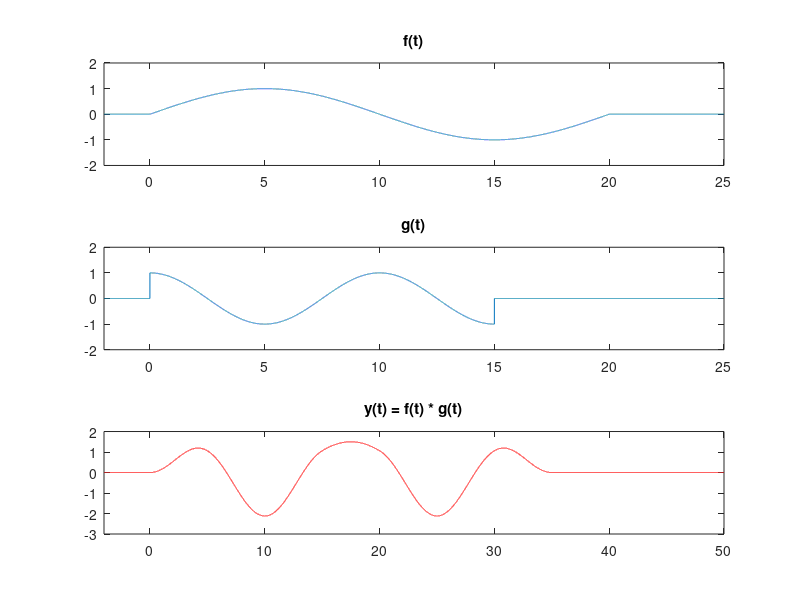

MATLAB code for this plot:
% Chase Lotito - ECE355L - Project 3
% PART 1: Plotting Convolutions
% Question 2

dt = 0.001;     % step size
t = -2:dt:25;   % f and g interval
t_y = -4:dt:50; % convolution interval

f = sin(t * pi / 10) .* rectpuls((t-10), 20);
g = cos(t * pi / 5) .* rectpuls((t-7.5), 15);
y = dt*conv(f, g);

% Plot all the convolutions
subplot(3,1,1), plot(t,f), title('f(t)'), axis([-2 25 -2 2]);
subplot(3,1,2), plot(t,g), title('g(t)'), axis([-2 25 -2 2]);
subplot(3,1,3), plot(t_y,y, 'r'), title('y(t) = f(t) * g(t)'), axis([-4 50 -3 2]);
